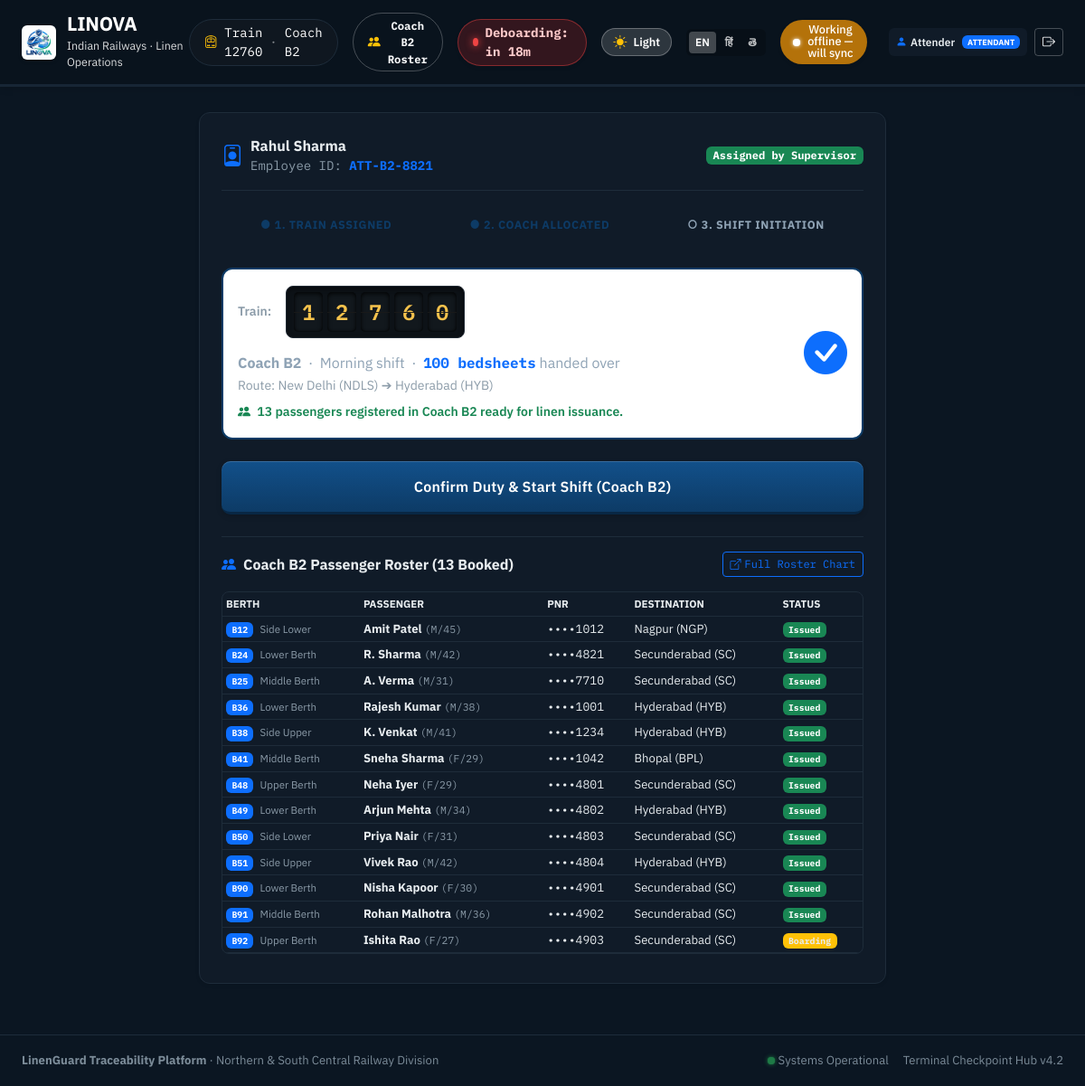
Screenshot of /attendant/ (signed in) with the database file from the repository.
### linen/models.py (models this page shows, shortened)
class CoachHandOff(models.Model):
    SHIFT_CHOICES = [
        ('Morning', 'Morning'),
        ('Evening', 'Evening'),
        ('Night', 'Night'),
    ]
    STATUS_CHOICES = [
        ('PENDING', 'Pending'),
        ('CONFIRMED', 'Confirmed'),
    ]
    attendant = models.ForeignKey(User, on_delete=models.CASCADE, related_name='handoffs')
    train = models.ForeignKey(Train, on_delete=models.CASCADE, related_name='handoffs')
    coach = models.ForeignKey(Coach, on_delete=models.CASCADE, related_name='handoffs')
    shift = models.CharField(max_length=20, choices=SHIFT_CHOICES, default='Morning')
    bedsheets_handed_over = models.PositiveIntegerField(default=100)
    status = models.CharField(max_length=20, choices=STATUS_CHOICES, default='CONFIRMED')
    date = models.DateField(default=timezone.now)
    created_at = models.DateTimeField(auto_now_add=True)
    updated_at = models.DateTimeField(auto_now=True)
    class Meta:
        ordering = ['-date', 'train', 'coach']

class Train(models.Model):
    train_number = models.CharField(max_length=20, unique=True)
    train_name = models.CharField(max_length=100)
    source = models.CharField(max_length=100)
    destination = models.CharField(max_length=100)
    class Meta:
        ordering = ['train_number']

class Coach(models.Model):
    COACH_TYPE_CHOICES = [
        ('1A', 'AC 1st Class (1A)'),
        ('2A', 'AC 2 Tier (2A)'),
        ('3A', 'AC 3 Tier (3A)'),
        ('3E', 'AC 3 Economy (3E)'),
        ('SL', 'Sleeper (SL)'),
    ]
    train = models.ForeignKey(Train, on_delete=models.CASCADE, related_name='coaches')
    coach_number = models.CharField(max_length=10)  # e.g. B1, B2, A1
    coach_type = models.CharField(max_length=20, choices=COACH_TYPE_CHOICES, default='3A')
    class Meta:
        ordering = ['train', 'coach_number']
        unique_together = ('train', 'coach_number')

class UserProfile(models.Model):
    ROLE_CHOICES = [
        ('SUPERVISOR', 'Supervisor'),
        ('ADMIN', 'Supervisor (Admin)'),
        ('ATTENDANT', 'Attendant'),
        ('ATTENDER', 'Train Attendant'),
        ('LAUNDRY', 'Laundry Staff'),
    ]
    user = models.OneToOneField(User, on_delete=models.CASCADE, related_name='profile')
    role = models.CharField(max_length=20, choices=ROLE_CHOICES, default='SUPERVISOR')
    badge_number = models.CharField(max_length=50, blank=True, null=True)
    zone = models.CharField(max_length=100, default='South Central Railway (SCR)')
    def get_normalized_role(self):
        if self.role in ['ADMIN', 'SUPERVISOR']:
            return 'SUPERVISOR'
        if self.role in ['ATTENDER', 'ATTENDANT']:
            return 'ATTENDANT'
        if self.role == 'LAUNDRY':
            return 'LAUNDRY'
        return 'ATTENDANT'

class PassengerPNR(models.Model):
    pnr_number = models.CharField(max_length=30, unique=True, db_index=True)
    train = models.ForeignKey(Train, on_delete=models.CASCADE, related_name='passengers')
    coach = models.ForeignKey(Coach, on_delete=models.CASCADE, related_name='passengers')
    berth = models.CharField(max_length=10)
    berth_type = models.CharField(max_length=30, default='Lower Berth')
    source_station = models.CharField(max_length=100, default='New Delhi (NDLS)')
    destination_station = models.CharField(max_length=100, default='Hyderabad (HYB)')
    journey_date = models.DateField(default=timezone.now)
    departure_time = models.CharField(max_length=20, default='20:00')
    expected_arrival_time = models.CharField(max_length=20, default='06:30')
    passenger_label = models.CharField(max_length=100, default='Passenger 1 (Adult)')
    passenger_name = models.CharField(max_length=120, blank=True, default='')
    passenger_age = models.PositiveIntegerField(null=True, blank=True)
    passenger_gender = models.CharField(max_length=20, blank=True, default='')
    passenger_phone = models.CharField(max_length=30, blank=True, default='')
    passenger_email = models.EmailField(blank=True, default='')
    passenger_address = models.TextField(blank=True, default='')
    ticket_image = models.ImageField(upload_to='passenger_tickets/', blank=True, null=True)
    status = models.CharField(max_length=30, default='CNF / Confirmed')
    boarding_status = models.CharField(
        max_length=30,
        choices=[
            ('Issued', 'Issued'),
            ('Boarding now', 'Boarding now'),
            ('Not boarded', 'Not boarded'),
        ],
        default='Boarding now'
    )

### linen/views.py (the view, shortened to what this page needs)
# urls.py: path('attendant/', views.attendant_assignment, name='attendant_assignment'),
@role_required('ATTENDANT')
def attendant_assignment(request):
    handoff = get_or_create_coach_handoff(request.user)
    passengers = get_coach_passengers(handoff.train, handoff.coach)
    context = {
        'handoff': handoff,
        'passengers': passengers,
        'train_chars': list(handoff.train.train_number),
    }
    return render(request, 'attendant/coach_assignment.html', context)

### linen/services.py (called while the page is built, shortened)
def get_or_create_coach_handoff(attendant_user):
    handoff = CoachHandOff.objects.filter(
        attendant=attendant_user
    ).order_by('-updated_at', '-date', '-id').first()
    return handoff

### templates/attendant/coach_assignment.html (shortened to what this page needs)
{% extends "base_attendant.html" %}
{% block content %}
<div class="row justify-content-center py-2">
  <div class="col-md-10 col-lg-8">
    <div class="app-card shadow-sm border p-4">
      <div class="d-flex align-items-center justify-content-between mb-3 border-bottom pb-3">
        <div class="d-flex align-items-center gap-2">
          <i class="bi bi-person-badge text-primary fs-4"></i>
          <div>
            <div class="fw-bold text-dark">{{ request.user.get_full_name|default:request.user.username }}</div>
            <div class="small text-muted font-mono">Employee ID: <span class="text-primary fw-bold">{{ request.user.profile.badge_number|default:"ATT-B2-8821" }}</span></div>
          </div>
        </div>
        <span class="badge bg-success text-white px-2 py-1 font-mono">Assigned by Supervisor</span>
      </div>
      <div class="progress-tracker-3step mb-3">
        <span class="step-item active">● 1. TRAIN ASSIGNED</span>
        <span class="step-item active">● 2. COACH ALLOCATED</span>
        <span class="step-item">○ 3. SHIFT INITIATION</span>
      </div>
      <div class="coach-assigned-card mb-4">
        <div class="coach-assigned-info">
          <div class="d-flex align-items-center gap-3 mb-2">
            <span class="small fw-semibold text-muted">Train:</span>
            <div class="split-flap-board" aria-label="Train {{ handoff.train.train_number }}">
              {% for ch in train_chars %}
              <span class="split-flap-cell">{{ ch }}</span>
              {% endfor %}
            </div>
          </div>
          <div class="coach-assigned-subtext fs-6 mt-3">
            <strong>Coach {{ handoff.coach.coach_number }}</strong> &nbsp;·&nbsp; {{ handoff.shift }} shift &nbsp;·&nbsp; <strong class="text-primary font-mono">{{ handoff.bedsheets_handed_over }} bedsheets</strong> handed over
          </div>
          <div class="small text-muted mt-1">
            Route: {{ handoff.train.source }} ➔ {{ handoff.train.destination }}
          </div>
          {% if passengers %}
          <div class="small text-success fw-semibold mt-2">
            <i class="bi bi-people-fill me-1"></i> {{ passengers|length }} passengers registered in Coach {{ handoff.coach.coach_number }} ready for linen issuance.
          </div>
          {% endif %}
        </div>
        <div class="coach-assigned-check ms-4">
          <i class="bi bi-check-circle-fill text-primary display-5"></i>
        </div>
      </div>
      <form method="POST" action="{% url 'attendant_assignment' %}">
        <button type="submit" class="btn-tactile py-3" id="confirmShiftBtn">
          Confirm Duty & Start Shift (Coach {{ handoff.coach.coach_number }})
        </button>
      </form>
      {% if passengers %}
      <div class="mt-4 pt-3 border-top">
        <div class="d-flex justify-content-between align-items-center mb-3">
          <div class="d-flex align-items-center gap-2">
            <i class="bi bi-people-fill text-primary"></i>
            <h3 class="h6 fw-bold mb-0 text-dark">
              Coach {{ handoff.coach.coach_number }} Passenger Roster ({{ passengers|length }} Booked)
            </h3>
          </div>
          <a href="{% url 'attendant_roster' %}" class="btn btn-sm btn-outline-primary py-1 px-2 font-mono" style="font-size: 0.75rem;">
            <i class="bi bi-box-arrow-up-right me-1"></i>Full Roster Chart
          </a>
        </div>
        <div class="table-responsive border rounded-3 bg-white mb-2">
          <table class="table table-sm table-hover align-middle mb-0" style="font-size: 0.82rem;">
            <thead class="table-light">
              <tr class="text-secondary text-uppercase" style="font-size: 0.72rem;">
                <th>Berth</th>
                <th>Passenger</th>
                <th>PNR</th>
                <th>Destination</th>
                <th>Status</th>
              </tr>
            </thead>
            <tbody>
              {% for p in passengers %}
              <tr>
                <td>
                  <span class="badge bg-primary font-mono">B{{ p.berth }}</span>
                  <span class="text-muted small ms-1">{{ p.berth_type }}</span>
                </td>
                <td>
                  <strong class="text-dark">{{ p.passenger_name }}</strong>
                  {% if p.passenger_age or p.passenger_gender %}
                    <span class="text-muted small font-mono">({{ p.passenger_gender|default:"-" }}/{{ p.passenger_age|default:"-" }})</span>
                  {% endif %}
                </td>
                <td class="font-mono">{{ p.masked_pnr }}</td>
                <td>{{ p.destination_station }}</td>
                <td>
                  {% if p.status == 'Issued' %}
                    <span class="badge bg-success font-mono">Issued</span>
                  {% elif p.status == 'Boarding now' %}
                    <span class="badge bg-warning text-dark font-mono">Boarding</span>
                  {% else %}
                    <span class="badge bg-secondary font-mono">{{ p.status }}</span>
                  {% endif %}
                </td>
              </tr>
              {% endfor %}
            </tbody>
          </table>
        </div>
      </div>
      {% endif %}
    </div>
  </div>
</div>
{% endblock %}

### templates/base_attendant.html (shortened to what this page needs)
<!DOCTYPE html>
<html lang="en">
<head>
  <link href="https://cdn.jsdelivr.net/npm/bootstrap@5.3.3/dist/css/bootstrap.min.css" rel="stylesheet">
  <link rel="stylesheet" href="https://cdn.jsdelivr.net/npm/bootstrap-icons@1.11.3/font/bootstrap-icons.min.css">
  <link rel="stylesheet" href="/static/css/style.css">
</head>
<body class="app-viewport">
  <header class="app-navbar">
    <div class="d-flex align-items-center gap-3">
      <a href="{% if user.profile.get_normalized_role == 'LAUNDRY' %}{% url 'laundry_register' %}{% elif user.profile.get_normalized_role == 'SUPERVISOR' %}{% url 'supervisor_handoff' %}{% else %}{% url 'attendant_hub' %}{% endif %}" class="app-brand">
        <img src="/static/img/logo.jpeg" alt="LINOVA Logo" style="height: 38px; width: auto; object-fit: contain; border-radius: 6px; background: #ffffff; padding: 2px; box-shadow: 0 2px 4px rgba(0,0,0,0.2);">
        <div>
          <div class="app-brand-title">LINOVA</div>
          <div class="app-brand-sub">Indian Railways · Linen Operations</div>
        </div>
      </a>
    </div>
    <div class="d-flex align-items-center gap-2 gap-md-3">
      {% if handoff %}
      <div class="d-none d-md-flex align-items-center gap-2 px-3 py-1 rounded-pill bg-dark bg-opacity-25 border border-white border-opacity-10 text-white font-mono small">
        <i class="bi bi-train-front text-warning"></i>
        <span>Train {{ handoff.train.train_number }}</span>
        <span class="text-white-50">·</span>
        <span>Coach {{ handoff.coach.coach_number }}</span>
      </div>
      {% if user.profile.get_normalized_role == 'ATTENDANT' %}
      <a href="{% url 'attendant_roster' %}" class="btn btn-sm btn-outline-light border-white border-opacity-25 d-inline-flex align-items-center gap-2 px-3 py-1 rounded-pill" title="View Coach {{ handoff.coach.coach_number }} Passenger Roster">
        <i class="bi bi-people-fill text-warning"></i>
        <span class="font-mono small fw-bold">Coach {{ handoff.coach.coach_number }} Roster</span>
      </a>
      <a href="{% url 'attendant_alert' %}" class="deboard-top-pill text-decoration-none d-flex align-items-center gap-2 px-3 py-1 rounded-pill shadow-sm" title="Passengers deboarding in next 20 mins — Click to view">
        <span class="deboard-pulse-dot"></span>
        <span class="font-mono small fw-bold">Deboarding: {{ deboarding_count|default_if_none:0 }} in 18m</span>
      </a>
      {% endif %}
      {% endif %}
      <button type="button" class="theme-toggle-btn" onclick="toggleTheme()" aria-label="Toggle theme">
        <i class="bi bi-moon-stars-fill theme-toggle-icon"></i>
        <span class="theme-toggle-text">Dark</span>
      </button>
      <div class="lang-switch" role="group" aria-label="Language selector">
        <button type="button" class="lang-btn active" id="lang-en" onclick="selectLang('en')">EN</button>
        <button type="button" class="lang-btn" id="lang-hi" onclick="selectLang('hi')">हिं</button>
        <button type="button" class="lang-btn" id="lang-te" onclick="selectLang('te')">తె</button>
      </div>
      <button type="button" class="connectivity-pill offline border-0 shadow-sm" id="global-connectivity-pill" onclick="toggleConnectivity()" title="Click to toggle offline / online demo state">
        <span class="led-dot"></span>
        <span id="connectivity-pill-text">Working offline — will sync</span>
      </button>
      {% if user.is_authenticated %}
      <div class="d-flex align-items-center gap-2 ms-2">
        <span class="badge bg-light text-dark py-2 px-2 rounded-2 d-none d-sm-inline-flex align-items-center gap-1">
          <i class="bi bi-person-fill text-primary"></i>
          <span class="fw-semibold">{{ user.username|title }}</span>
          <span class="badge {% if user.profile.get_normalized_role == 'LAUNDRY' %}bg-info text-dark{% else %}bg-primary text-white{% endif %} ms-1">
            {{ user.profile.get_normalized_role|default:"Staff" }}
          </span>
        </span>
        <a href="{% url 'logout' %}" class="btn btn-sm btn-outline-light border-white border-opacity-25" title="Sign out">
          <i class="bi bi-box-arrow-right"></i>
        </a>
      </div>
      {% endif %}
    </div>
  </header>
  <main class="app-container">
    {% block content %}{% endblock %}
  </main>
  <footer class="app-footer">
    <div>
      <strong>LinenGuard Traceability Platform</strong> · Northern & South Central Railway Division
    </div>
    <div class="d-flex align-items-center gap-3">
      <span class="d-inline-flex align-items-center gap-1">
        <span class="led-dot" style="color: var(--green);"></span> Systems Operational
      </span>
      <span>Terminal Checkpoint Hub v4.2</span>
    </div>
  </footer>
</body>
</html>

### rows the page displays
CoachHandOff: train.train_number "12760", coach.coach_number "B2", shift "Morning", bedsheets_handed_over "100", train.source "New Delhi (NDLS)", train.destination "Hyderabad (HYB)"
PassengerPNR: berth "12", berth_type "Side Lower", passenger_name "Amit Patel", destination_station "Nagpur (NGP)"
PassengerPNR: berth "24", berth_type "Lower Berth", passenger_name "R. Sharma", destination_station "Secunderabad (SC)"
PassengerPNR: berth "25", berth_type "Middle Berth", passenger_name "A. Verma", destination_station "Secunderabad (SC)"
PassengerPNR: berth "36", berth_type "Lower Berth", passenger_name "Rajesh Kumar", destination_station "Hyderabad (HYB)"
PassengerPNR: berth "38", berth_type "Side Upper", passenger_name "K. Venkat", destination_station "Hyderabad (HYB)"
PassengerPNR: berth "41", berth_type "Middle Berth", passenger_name "Sneha Sharma", destination_station "Bhopal (BPL)"
PassengerPNR: berth "48", berth_type "Upper Berth", passenger_name "Neha Iyer", destination_station "Secunderabad (SC)"
PassengerPNR: berth "49", berth_type "Lower Berth", passenger_name "Arjun Mehta", destination_station "Hyderabad (HYB)"
PassengerPNR: berth "50", berth_type "Side Lower", passenger_name "Priya Nair", destination_station "Secunderabad (SC)"
PassengerPNR: berth "51", berth_type "Side Upper", passenger_name "Vivek Rao", destination_station "Hyderabad (HYB)"
PassengerPNR: berth "90", berth_type "Lower Berth", passenger_name "Nisha Kapoor", destination_station "Secunderabad (SC)"
PassengerPNR: berth "91", berth_type "Middle Berth", passenger_name "Rohan Malhotra", destination_station "Secunderabad (SC)"
PassengerPNR: berth "92", berth_type "Upper Berth", passenger_name "Ishita Rao", destination_station "Secunderabad (SC)"

### other values shown
{{ user.username|title }} "Attender"
{{ user.profile.get_normalized_role|default:"Staff" }} "ATTENDANT"
{{ request.user.get_full_name|default:request.user.username }} "Rahul Sharma"
{{ request.user.profile.badge_number|default:"ATT-B2-8821" }} "ATT-B2-8821"
{{ ch }} "1" "2" "7" "6" "0"
{{ passengers|length }} "13"
{{ p.passenger_gender|default:"-" }} "M" "M" "M" "M" "M" "F" "F" "M" "F" "M" "F" "M" "F"
{{ p.passenger_age|default:"-" }} "45" "42" "31" "38" "41" "29" "29" "34" "31" "42" "30" "36" "27"
{{ p.masked_pnr }} "••••1012" "••••4821" "••••7710" "••••1001" "••••1234" "••••1042" "••••4801" "••••4802" "••••4803" "••••4804" "••••4901" "••••4902" "••••4903"
